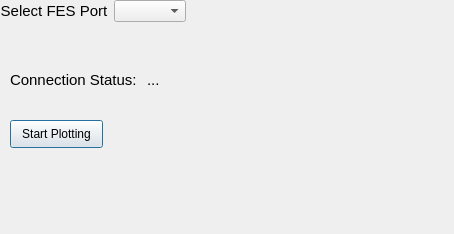
<?xml version="1.0" encoding="UTF-8"?>
<ui version="4.0">
 <class>Dialog</class>
 <widget class="QDialog" name="Dialog">
  <property name="geometry">
   <rect>
    <x>0</x>
    <y>0</y>
    <width>454</width>
    <height>234</height>
   </rect>
  </property>
  <property name="windowTitle">
   <string>Central Drive GUI</string>
  </property>
  <widget class="QPushButton" name="startPlotting_pb">
   <property name="geometry">
    <rect>
     <x>10</x>
     <y>120</y>
     <width>93</width>
     <height>28</height>
    </rect>
   </property>
   <property name="text">
    <string>Start Plotting</string>
   </property>
  </widget>
  <widget class="QWidget" name="horizontalLayoutWidget">
   <property name="geometry">
    <rect>
     <x>10</x>
     <y>40</y>
     <width>160</width>
     <height>80</height>
    </rect>
   </property>
   <layout class="QHBoxLayout" name="horizontalLayout_2">
    <item>
     <widget class="QLabel" name="label_2">
      <property name="font">
       <font>
        <pointsize>11</pointsize>
       </font>
      </property>
      <property name="text">
       <string>Connection Status: </string>
      </property>
     </widget>
    </item>
    <item>
     <widget class="QLabel" name="connect_lbl">
      <property name="font">
       <font>
        <pointsize>11</pointsize>
       </font>
      </property>
      <property name="text">
       <string>...</string>
      </property>
     </widget>
    </item>
   </layout>
  </widget>
  <widget class="QWidget" name="">
   <layout class="QHBoxLayout" name="horizontalLayout">
    <item>
     <widget class="QLabel" name="label">
      <property name="font">
       <font>
        <pointsize>11</pointsize>
       </font>
      </property>
      <property name="text">
       <string>Select FES Port</string>
      </property>
      <property name="alignment">
       <set>Qt::AlignCenter</set>
      </property>
     </widget>
    </item>
    <item>
     <widget class="QComboBox" name="portSelect_cb">
      <property name="currentText">
       <string/>
      </property>
     </widget>
    </item>
   </layout>
  </widget>
 </widget>
 <resources/>
 <connections/>
</ui>
